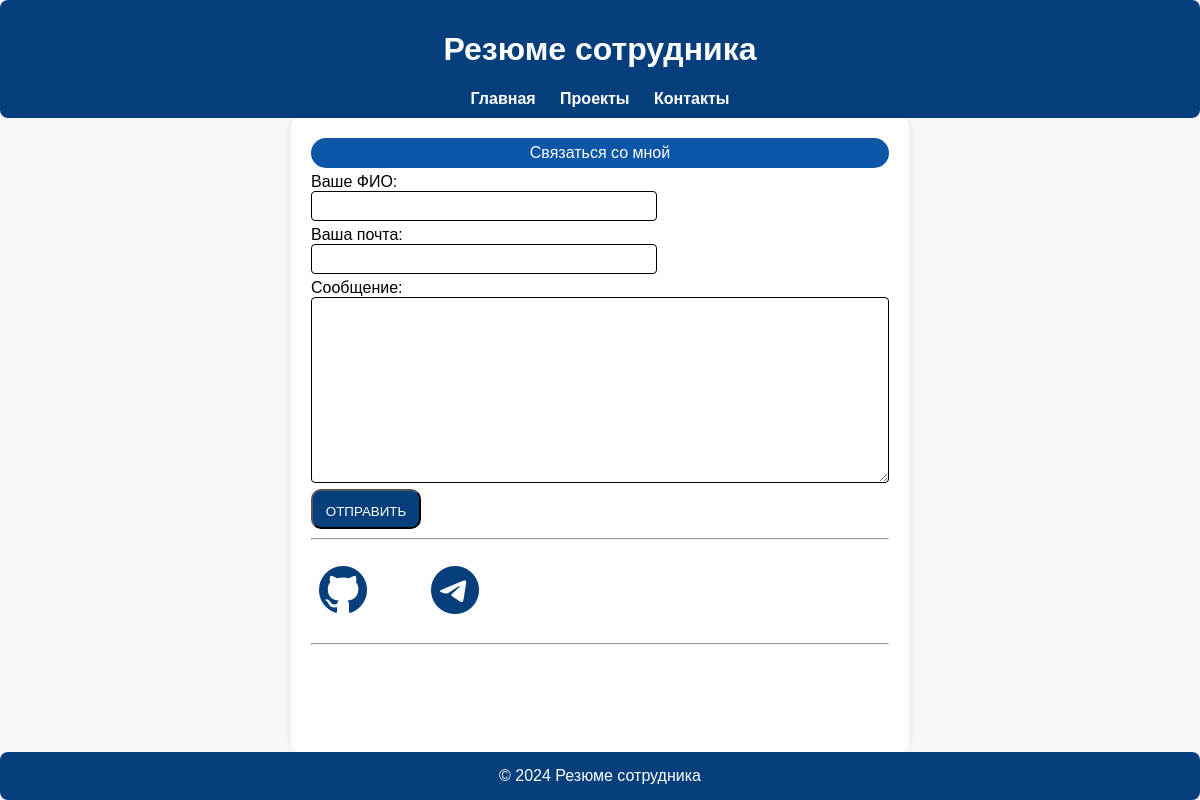
The app's page /contact/, older data.
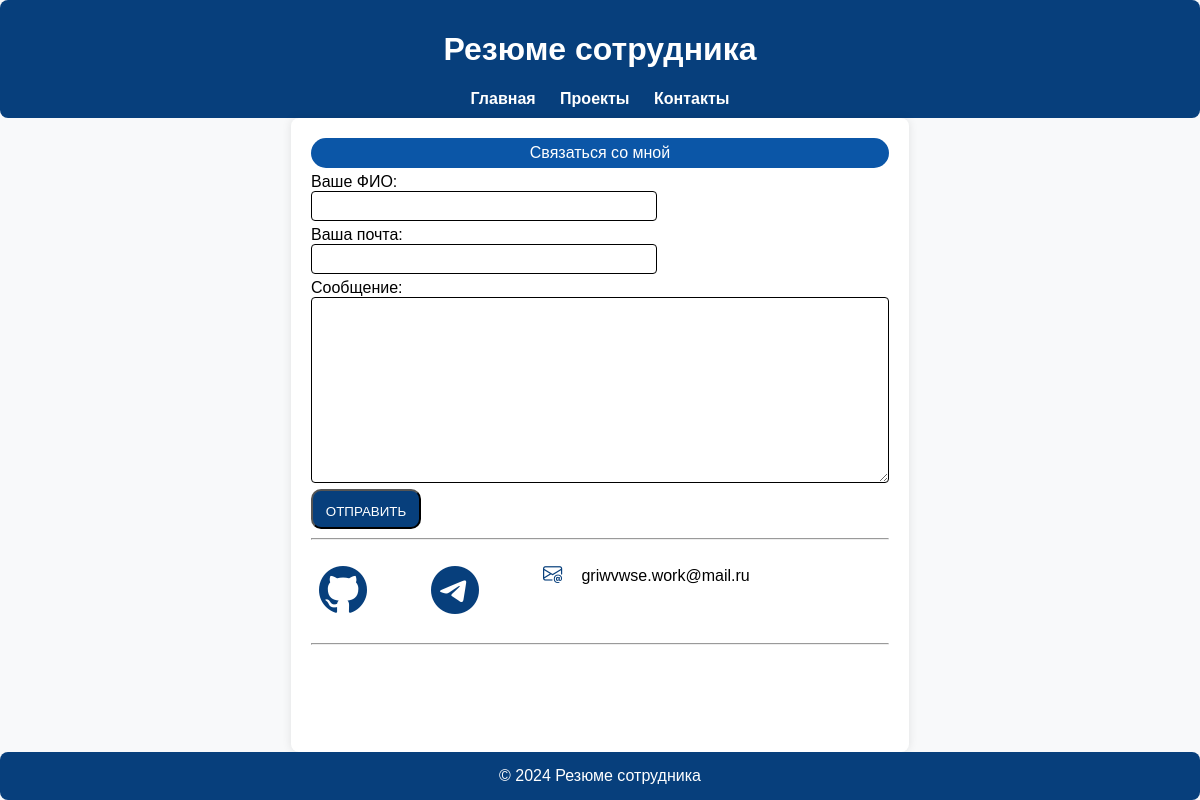
The same page, newer data.
### main/models.py (models this page shows)
class MailNotification(models.Model):
    preson = models.ForeignKey(Person,on_delete=models.CASCADE)
    mailLogin = models.CharField(max_length=255, verbose_name="Логин")
    mailPassword = models.CharField(max_length=255,verbose_name="Пароль")
    isActive = models.BooleanField(default=False, verbose_name="Активно")
    mailSmtpServer = models.CharField(max_length=255, verbose_name="SMTP сервер")
    mailSmtpPort = models.IntegerField(default=465, verbose_name="SMTP порт")
    class Meta:
        verbose_name = 'Электранная почта'
        verbose_name_plural = 'Электронные почты'

### main/views.py (the view)
# urls.py: path('contact/', contact, name='contact'),
def contact(request):
    mail = MailNotification.objects.filter(isActive = True)
    if request.method == 'POST':
        feedbackForm = FeedbackForm(request.POST)
        if feedbackForm.is_valid():
            if '@' in feedbackForm.cleaned_data['mail']:
                try:
                    sendMail(feedbackForm.cleaned_data)
                    feedbackForm.add_error(None, 'Успешная отправка сообщения!')
                except:
                    feedbackForm.add_error(None, 'Ошибка отправки сообщения')
            else:
                feedbackForm.add_error(None, 'Некорректно указан почтовый ящик')
    else:
        feedbackForm = FeedbackForm()
    return render(request, 'main/contact.html',{'form': feedbackForm,'title': 'My site', 'mail': mail})

### main/forms.py
class FeedbackForm(forms.Form):
    fullName = forms.CharField(max_length=36, required=True ,label="Ваше ФИО", widget=forms.TextInput(attrs={'class': 'text_area_small'}))
    mail = forms.CharField(max_length=36, required=True , label="Ваша почта", widget=forms.TextInput(attrs={'class': 'text_area_small'}))
    message = forms.CharField(widget=forms.Textarea(attrs={'class': 'text_area_large', 'maxlength': 3000, 'cols': 60, 'rows': 10}), required=True , label="Сообщение")

### main/templatetags/mainTags.py (called while the page is built)
@register.simple_tag()
def get_menu():
    return menu

### main/templates/main/contact.html (shortened to what this page needs)
{% extends 'main/base.html' %}
{% block content %}
<div class="contact_div">Связаться со мной</div>
    <form action="{% url 'contact' %}" method="post">
        {{ form.as_p }}
        <span class="separator"></span>
        <button class="btn-new" type="submit">ОТПРАВИТЬ</button>
    </form>
    <span class="separator"></span>
    <hr>
    <ul class="social-media-container">
      <li><a href="#"  >
        <i class="bi bi-github"></i></a>
      </li>
      <li><a href="#">
        <i class="bi bi-telegram"></i></a>
      </li>
      <li><a>
        {% for m in mail %}
          <p><i class="bi bi-envelope-at"></i>{{m.mailLogin}}</p></a>
        {% endfor %}
      </li>
    </ul>
    <hr>
{% endblock %}

Row changes from the older to the newer data that the page shows:
added MailNotification: mailLogin "griwvwse.work@mail.ru"
